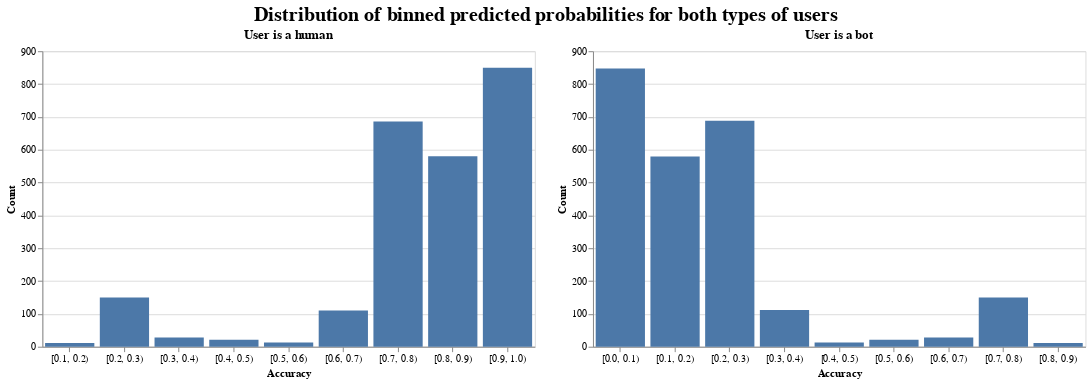

Notebook source saved alongside this figure:
### Code cell
# Plotting predicted probabilities distribution, binned

# When user is a human (bot = False)
prob0 = alt.Chart(best_preds_pd_df).mark_bar().encode(
    x=alt.X("prob0_bin", title="Accuracy", type="nominal", axis=alt.Axis(labelAngle=0)),
    y=alt.Y("count(*)", type="quantitative", title="Count")
).properties(
    title="User is a human",
    width=500,
    height=300
)

# When user is a bot (bot = True)
prob1 = alt.Chart(best_preds_pd_df).mark_bar().encode(
    x=alt.X("prob1_bin", title="Accuracy", type="nominal", axis=alt.Axis(labelAngle=0)),
    y=alt.Y("count(*)", type="quantitative", title="Count")
).properties(
    title="User is a bot",
    width=500,
    height=300
)

# Plotting
(prob0 | prob1).properties(
    title=alt.Title(
        "Distribution of binned predicted probabilities for both types of users",
        anchor="middle",
        fontSize=20,
        fontWeight='bolder'
    )
)

### Figure 1 — Vega-Lite specification as saved in the notebook (floating-point values rounded to 4 significant figures; data arrays with more than 128 entries replaced by an {"elided": "..."} marker saying what was removed)
{"config": {"view": {"continuousWidth": 300, "continuousHeight": 300}}, "hconcat": [{"mark": {"type": "bar"}, "encoding": {"x": {"axis": {"labelAngle": 0}, "field": "prob0_bin", "title": "Accuracy", "type": "nominal"}, "y": {"aggregate": "count", "field": "*", "title": "Count", "type": "quantitative"}}, "height": 300, "title": "User is a human", "width": 500}, {"mark": {"type": "bar"}, "encoding": {"x": {"axis": {"labelAngle": 0}, "field": "prob1_bin", "title": "Accuracy", "type": "nominal"}, "y": {"aggregate": "count", "field": "*", "title": "Count", "type": "quantitative"}}, "height": 300, "title": "User is a bot", "width": 500}], "data": {"name": "data-894cfacc92143b1ca43d703679e2d030"}, "title": {"text": "Distribution of binned predicted probabilities for both types of users", "anchor": "middle", "fontSize": 20, "fontWeight": "bolder"}, "$schema": "https://vega.github.io/schema/vega-lite/v5.20.1.json", "datasets": {"data-894cfacc92143b1ca43d703679e2d030": {"elided": "2449 records"}}}
